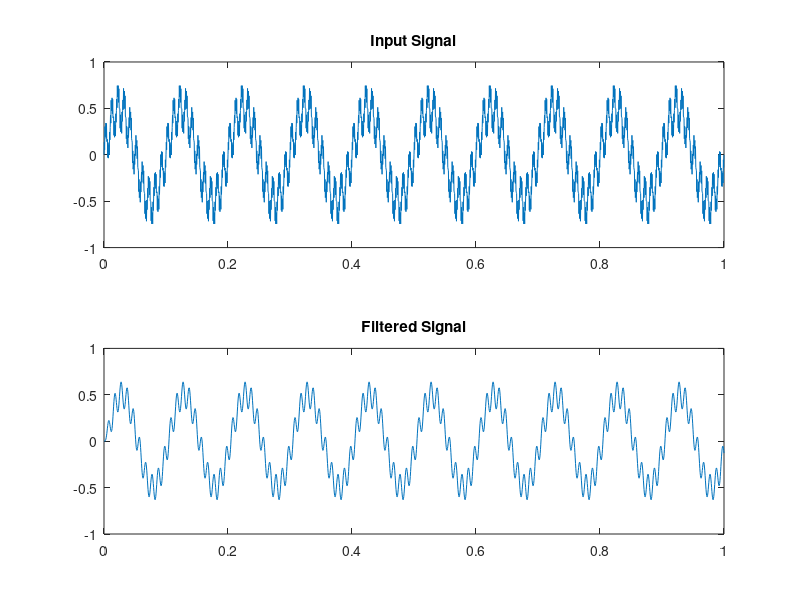

This figure's MATLAB source:
Fs = 2000;
t = 0:1/Fs:1;

x1 = 0.5*sin(2*pi*10*t);
x2 = 0.2*sin(2*pi*100*t);
x3 = 0.1*sin(2*pi*800*t);

x = x1 + x2 + x3;

[b,a] = butter(4,100/(Fs/2),'low');

y = filter(b,a,x);

figure;
subplot(2,1,1);
plot(t,x);
title('Input Signal');

subplot(2,1,2);
plot(t,y);
title('Filtered Signal');
